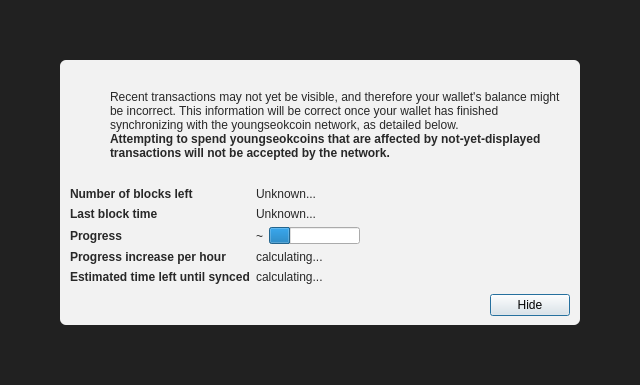
<?xml version="1.0" encoding="UTF-8"?>
<ui version="4.0">
 <class>ModalOverlay</class>
 <widget class="QWidget" name="ModalOverlay">
  <property name="geometry">
   <rect>
    <x>0</x>
    <y>0</y>
    <width>640</width>
    <height>385</height>
   </rect>
  </property>
  <property name="windowTitle">
   <string>Form</string>
  </property>
  <layout class="QVBoxLayout" name="verticalLayout" stretch="0">
   <property name="sizeConstraint">
    <enum>QLayout::SetDefaultConstraint</enum>
   </property>
   <property name="leftMargin">
    <number>0</number>
   </property>
   <property name="topMargin">
    <number>0</number>
   </property>
   <property name="rightMargin">
    <number>0</number>
   </property>
   <property name="bottomMargin">
    <number>0</number>
   </property>
   <item>
    <widget class="QWidget" name="bgWidget" native="true">
     <property name="styleSheet">
      <string notr="true">#bgWidget { background: rgba(0,0,0,220); }</string>
     </property>
     <layout class="QVBoxLayout" name="verticalLayoutMain" stretch="1">
      <property name="leftMargin">
       <number>60</number>
      </property>
      <property name="topMargin">
       <number>60</number>
      </property>
      <property name="rightMargin">
       <number>60</number>
      </property>
      <property name="bottomMargin">
       <number>60</number>
      </property>
      <item>
       <widget class="QWidget" name="contentWidget" native="true">
        <property name="styleSheet">
         <string notr="true">#contentWidget { background: rgba(255,255,255,240); border-radius: 6px; }

QLabel { color: rgb(40,40,40);  }</string>
        </property>
        <layout class="QVBoxLayout" name="verticalLayoutSub" stretch="1,0,0,0">
         <property name="spacing">
          <number>0</number>
         </property>
         <property name="leftMargin">
          <number>10</number>
         </property>
         <property name="topMargin">
          <number>10</number>
         </property>
         <property name="rightMargin">
          <number>10</number>
         </property>
         <property name="bottomMargin">
          <number>10</number>
         </property>
         <item>
          <layout class="QHBoxLayout" name="horizontalLayoutIconText" stretch="0,1">
           <property name="topMargin">
            <number>20</number>
           </property>
           <item>
            <layout class="QVBoxLayout" name="verticalLayoutIcon">
             <property name="leftMargin">
              <number>0</number>
             </property>
             <item>
              <widget class="QPushButton" name="warningIcon">
               <property name="enabled">
                <bool>false</bool>
               </property>
               <property name="text">
                <string/>
               </property>
               <property name="icon">
                <iconset>
                 <normaloff>:/icons/warning</normaloff>
                 <disabledoff>:/icons/warning</disabledoff>:/icons/warning</iconset>
               </property>
               <property name="iconSize">
                <size>
                 <width>48</width>
                 <height>48</height>
                </size>
               </property>
               <property name="flat">
                <bool>true</bool>
               </property>
              </widget>
             </item>
             <item>
              <spacer name="verticalSpacerWarningIcon">
               <property name="orientation">
                <enum>Qt::Vertical</enum>
               </property>
               <property name="sizeHint" stdset="0">
                <size>
                 <width>20</width>
                 <height>40</height>
                </size>
               </property>
              </spacer>
             </item>
            </layout>
           </item>
           <item>
            <layout class="QVBoxLayout" name="verticalLayoutInfoText">
             <property name="leftMargin">
              <number>0</number>
             </property>
             <property name="topMargin">
              <number>0</number>
             </property>
             <item>
              <widget class="QLabel" name="infoText">
               <property name="text">
                <string>Recent transactions may not yet be visible, and therefore your wallet's balance might be incorrect. This information will be correct once your wallet has finished synchronizing with the youngseokcoin network, as detailed below.</string>
               </property>
               <property name="textFormat">
                <enum>Qt::RichText</enum>
               </property>
               <property name="wordWrap">
                <bool>true</bool>
               </property>
              </widget>
             </item>
             <item>
              <widget class="QLabel" name="infoTextStrong">
               <property name="font">
                <font>
                 <weight>75</weight>
                 <bold>true</bold>
                </font>
               </property>
               <property name="text">
                <string>Attempting to spend youngseokcoins that are affected by not-yet-displayed transactions will not be accepted by the network.</string>
               </property>
               <property name="textFormat">
                <enum>Qt::RichText</enum>
               </property>
               <property name="wordWrap">
                <bool>true</bool>
               </property>
              </widget>
             </item>
             <item>
              <spacer name="verticalSpacerInTextSpace">
               <property name="orientation">
                <enum>Qt::Vertical</enum>
               </property>
               <property name="sizeHint" stdset="0">
                <size>
                 <width>20</width>
                 <height>40</height>
                </size>
               </property>
              </spacer>
             </item>
            </layout>
           </item>
          </layout>
         </item>
         <item>
          <spacer name="verticalSpacerAfterText">
           <property name="orientation">
            <enum>Qt::Vertical</enum>
           </property>
           <property name="sizeHint" stdset="0">
            <size>
             <width>20</width>
             <height>40</height>
            </size>
           </property>
          </spacer>
         </item>
         <item>
          <layout class="QFormLayout" name="formLayout">
           <property name="fieldGrowthPolicy">
            <enum>QFormLayout::FieldsStayAtSizeHint</enum>
           </property>
           <property name="horizontalSpacing">
            <number>6</number>
           </property>
           <property name="verticalSpacing">
            <number>6</number>
           </property>
           <property name="topMargin">
            <number>10</number>
           </property>
           <item row="0" column="0">
            <widget class="QLabel" name="labelNumberOfBlocksLeft">
             <property name="font">
              <font>
               <weight>75</weight>
               <bold>true</bold>
              </font>
             </property>
             <property name="text">
              <string>Number of blocks left</string>
             </property>
            </widget>
           </item>
           <item row="0" column="1">
            <widget class="QLabel" name="numberOfBlocksLeft">
             <property name="text">
              <string>Unknown...</string>
             </property>
            </widget>
           </item>
           <item row="1" column="0">
            <widget class="QLabel" name="labelLastBlockTime">
             <property name="font">
              <font>
               <weight>75</weight>
               <bold>true</bold>
              </font>
             </property>
             <property name="text">
              <string>Last block time</string>
             </property>
            </widget>
           </item>
           <item row="1" column="1">
            <widget class="QLabel" name="newestBlockDate">
             <property name="sizePolicy">
              <sizepolicy hsizetype="Maximum" vsizetype="Preferred">
               <horstretch>0</horstretch>
               <verstretch>0</verstretch>
              </sizepolicy>
             </property>
             <property name="text">
              <string>Unknown...</string>
             </property>
            </widget>
           </item>
           <item row="2" column="0">
            <widget class="QLabel" name="labelSyncDone">
             <property name="font">
              <font>
               <weight>75</weight>
               <bold>true</bold>
              </font>
             </property>
             <property name="text">
              <string>Progress</string>
             </property>
            </widget>
           </item>
           <item row="2" column="1">
            <layout class="QHBoxLayout" name="horizontalLayoutSync" stretch="0,1">
             <item>
              <widget class="QLabel" name="percentageProgress">
               <property name="text">
                <string notr="true">~</string>
               </property>
              </widget>
             </item>
             <item>
              <widget class="QProgressBar" name="progressBar">
               <property name="value">
                <number>24</number>
               </property>
               <property name="format">
                <string/>
               </property>
              </widget>
             </item>
            </layout>
           </item>
           <item row="4" column="0">
            <widget class="QLabel" name="labelProgressIncrease">
             <property name="font">
              <font>
               <weight>75</weight>
               <bold>true</bold>
              </font>
             </property>
             <property name="text">
              <string>Progress increase per hour</string>
             </property>
            </widget>
           </item>
           <item row="4" column="1">
            <widget class="QLabel" name="progressIncreasePerH">
             <property name="text">
              <string>calculating...</string>
             </property>
            </widget>
           </item>
           <item row="5" column="0">
            <widget class="QLabel" name="labelEstimatedTimeLeft">
             <property name="font">
              <font>
               <weight>75</weight>
               <bold>true</bold>
              </font>
             </property>
             <property name="text">
              <string>Estimated time left until synced</string>
             </property>
            </widget>
           </item>
           <item row="5" column="1">
            <widget class="QLabel" name="expectedTimeLeft">
             <property name="text">
              <string>calculating...</string>
             </property>
            </widget>
           </item>
          </layout>
         </item>
         <item>
          <layout class="QHBoxLayout" name="horizontalLayoutButtons">
           <property name="leftMargin">
            <number>10</number>
           </property>
           <property name="topMargin">
            <number>10</number>
           </property>
           <item>
            <spacer name="horizontalSpacer">
             <property name="orientation">
              <enum>Qt::Horizontal</enum>
             </property>
             <property name="sizeHint" stdset="0">
              <size>
               <width>40</width>
               <height>20</height>
              </size>
             </property>
            </spacer>
           </item>
           <item>
            <widget class="QPushButton" name="closeButton">
             <property name="text">
              <string>Hide</string>
             </property>
             <property name="shortcut">
              <string>Esc</string>
             </property>
             <property name="focusPolicy">
              <enum>Qt::StrongFocus</enum>
             </property>
             <property name="default">
              <bool>true</bool>
             </property>
            </widget>
           </item>
          </layout>
         </item>
        </layout>
       </widget>
      </item>
     </layout>
    </widget>
   </item>
  </layout>
 </widget>
 <resources/>
 <connections/>
</ui>
